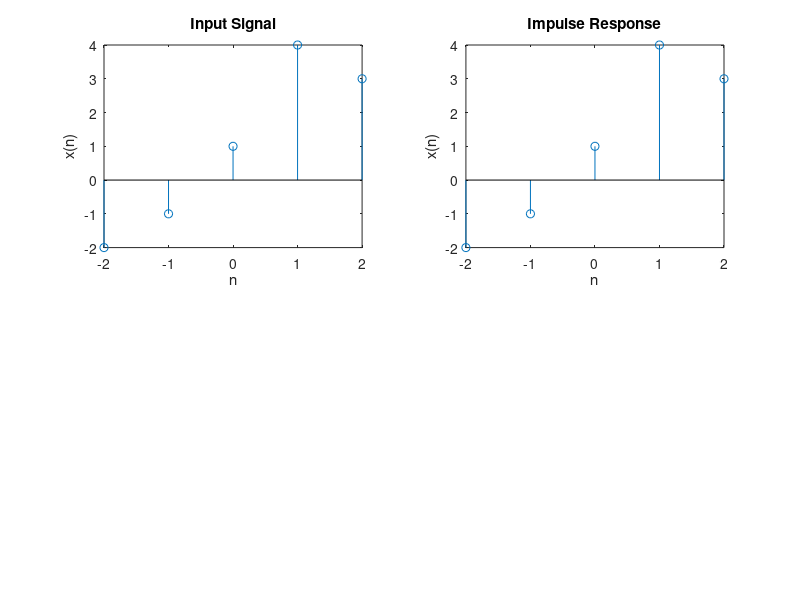

Reproduce this figure in MATLAB. (Note: this script raises an error after producing the figure.)
%% 1st question


% 0th index at 1
x = [-2 -1 1 4 3];
n = -2:1:2;
subplot(2,2,1)
stem(n,x)
title("Input Signal")
xlabel("n")
ylabel("x(n)")
% 0th index at 5
h = [1 1 5 2 6];
n = -2:1:2;
subplot(2,2,2)
stem(n,x)
title("Impulse Response")
xlabel("n")
ylabel("x(n)")

[y,n] = convolution(x,-2,h,-2);
subplot(2,2,3)
stem(n,y)
title("Using user defined fn")
xlabel("n")
ylabel("y(n)")

y = conv(x,h);
n = -4:1:4;
subplot(2,2,4)
stem(n,y)
title("Using inbuilt fn")
xlabel("n")
ylabel("y(n)")


%% 2nd question
x = [1 2 3];
h = [0.5 0.5];

[y1,n] = convolution(x,0,h,0);
subplot(2,2,1)
stem(n,y1)
title("Using user defined fn x(n) * h(n)")
xlabel("n")
ylabel("y1(n)")

[y2,n] = convolution(h,0,x,0);
subplot(2,2,3)
stem(n,y2)
title("Using user defined fn h(n) * x(n)")
xlabel("n")
ylabel("y2(n)")

y3 = conv(x,h);
y4 = conv(h,x);

subplot(2,2,2)
stem(n,y3)
title("Using inbuilt fn x(n) * h(n)")
xlabel("n")
ylabel("y3(n)")

subplot(2,2,4)
stem(n,y4)
title("Using inbuilt fn h(n) * x(n)")
xlabel("n")
ylabel("y4(n)")

%% 3rd question Associative 

x = [1 2 3 -1 -1 2 3];
h1 = [1 2 4 1 -5 1];
h2 = [4 3 2 2 1 -2 -6];

% h1(n) * h2(n)
[h3,n] = convolution(h1,-5,h2,-3);
subplot(2,2,1)
stem(n,h3)
title("h1(n) * h2(n)")
xlabel("n")
ylabel("h3(n)")

% y1(n) = x(n) * {h1(n) * h2(n)}
[y1,n] = convolution(x,-6,h3,-8);
subplot(2,2,2)
stem(n,y1)
title("x(n) * (h1(n) * h2(n))")
xlabel("n")
ylabel("y1(n)")

% x(n) * h1(n)
[h4,n] = convolution(x,-6,h1,-5);
subplot(2,2,3)
stem(n,h4)
title("x(n) * h1(n)")
xlabel("n")
ylabel("h4(n)")

% y2(n) = {x(n) * h1(n)} * h2(n)
[y2,n] = convolution(h2,-3,h4,-11);
subplot(2,2,4)
stem(n,y2)
title("x(n) * h1(n)) * h2(n)")
xlabel("n")
ylabel("y2(n)")

%% 3rd question Distributive

x = [1 2 3 -1 -1 2 3];
h1 = [1 2 4 1 -5 1];
h2 = [4 3 2 2 1 -2 -6];

% h3(n) = x(n) * h1(n)
[h3,n1] = convolution(x,-6,h1,-5);
subplot(2,2,1)
stem(n1,h3)
title("h3(n) = x(n) * h1(n)")
xlabel("n")
ylabel("h3(n)")

% h4(n) = x(n) * h2(n)
[h4,n2] = convolution(x,-6,h1,-3);
subplot(2,2,2)
stem(n2,h3)
title("h4(n) = x(n) * h2(n)")
xlabel("n")
ylabel("h4(n)")

%% Finding h4(n) + h3(n)
if n1(1) < n2(1)
    temp = n2(1) - n1(1);
    n1 = n2;
    for i = 1:temp
        h3 = [0 h3];
    end
else
    temp = n1(1) - n2(1);
end


%% 4th question

[x,n] = unitStep(0,9,1);
subplot(2,2,1)
stem(n,x)
title("Input Signal")
xlabel("n")
ylabel("x(n)")

h = ones(1,10);
temp = 0.9;
for i = 1:10
    h(i) = temp ^ i;
end
subplot(2,2,2)
stem(n,h)
title("Impulse Response")
xlabel("n")
ylabel("h(n)")

[y,n] = convolution(x,0,h,0);
subplot(2,2,3)
stem(n,y)
title("Finding y(n) for given x(n) and h(n)")
xlabel("n")
ylabel("y(n)")

%% 5th question

x = [1 2 3 4];
h = [1 2 1 1];

y1 = circularConvolution(x,h);
y2 = cconv(x,h,4);
n = 0:1:3;

subplot(2,2,1)
stem(n,x)
title("Input Signal")
xlabel("n")
ylabel("x(n)")

subplot(2,2,2)
stem(n,x)
title("Impulse Response")
xlabel("n")
ylabel("h(n)")

subplot(2,2,3)
stem(n,y1)
title("User defined fn")
xlabel("n")
ylabel("y1(n)")

subplot(2,2,4)
stem(n,y2)
title("Inbuilt fn")
xlabel("n")
ylabel("y2(n)")
